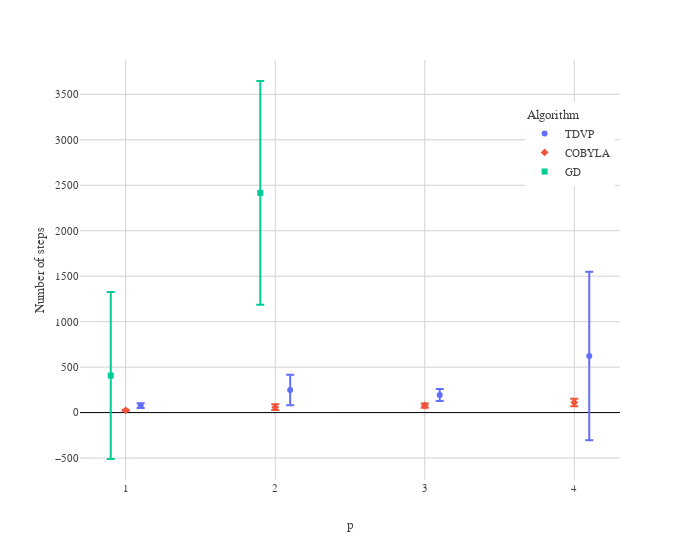

Source (notebook cell):
### Code cell
meas = stats.loc[4,'tdvp',1].index.levels[0][7]
n = 5
fig = plot_results(meas, n)
fig.update_layout(
    legend=dict(
        yanchor="bottom",
        xanchor="right",
        y=0.7,
        x=.99,
    ),
)
fig.show()
# fig.write_image(f'plots//{meas}_n_{n}.svg')

### Figure 1 — Plotly figure (JSON) as saved in the notebook; plotly's stock layout.template omitted (floating-point values rounded to 4 significant figures)
{"data": [{"error_y": {"array": [25.26, 168.0, 65.18, 927.3]}, "hovertemplate": "Algorithm=TDVP<br>x=%{x}<br>mean=%{y}<extra></extra>", "legendgroup": "TDVP", "marker": {"color": "#636efa", "symbol": "circle"}, "mode": "markers", "name": "TDVP", "orientation": "v", "showlegend": true, "type": "scatter", "x": [1.1, 2.1, 3.1, 4.1], "xaxis": "x", "y": [76.6, 248.3, 193.9, 622.5], "yaxis": "y"}, {"error_y": {"array": [6.297, 32.35, 23.25, 42.25]}, "hovertemplate": "Algorithm=COBYLA<br>x=%{x}<br>mean=%{y}<extra></extra>", "legendgroup": "COBYLA", "marker": {"color": "#EF553B", "symbol": "diamond"}, "mode": "markers", "name": "COBYLA", "orientation": "v", "showlegend": true, "type": "scatter", "x": [1, 2, 3, 4], "xaxis": "x", "y": [25.1, 59.5, 77.7, 111.1], "yaxis": "y"}, {"error_y": {"array": [917.8, 1230.0, null, null]}, "hovertemplate": "Algorithm=GD<br>x=%{x}<br>mean=%{y}<extra></extra>", "legendgroup": "GD", "marker": {"color": "#00cc96", "symbol": "square"}, "mode": "markers", "name": "GD", "orientation": "v", "showlegend": true, "type": "scatter", "x": [0.9, 1.9, 2.9, 3.9], "xaxis": "x", "y": [407.3, 2416.0, null, null], "yaxis": "y"}], "layout": {"legend": {"title": {"text": "Algorithm"}, "tracegroupgap": 0, "x": 0.99, "xanchor": "right", "y": 0.7, "yanchor": "bottom"}, "margin": {"t": 60}, "width": 700, "xaxis": {"anchor": "y", "domain": [0, 1], "title": {"text": "p"}}, "yaxis": {"anchor": "x", "autorange": true, "domain": [0, 1], "tick0": 0, "tickmode": "auto", "title": {"text": "Number of steps"}}}}
